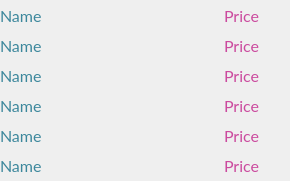
     <widget class="QFrame" name="frame_9">
      <property name="geometry">
       <rect>
        <x>690</x>
        <y>560</y>
        <width>290</width>
        <height>181</height>
       </rect>
      </property>
      <property name="font">
       <font>
        <family>Lato</family>
        <pointsize>12</pointsize>
        <weight>50</weight>
        <italic>false</italic>
        <bold>false</bold>
       </font>
      </property>
      <property name="styleSheet">
       <string notr="true">font: 12pt &quot;Lato&quot;;</string>
      </property>
      <property name="frameShape">
       <enum>QFrame::NoFrame</enum>
      </property>
      <widget class="QFrame" name="frame_28">
       <property name="geometry">
        <rect>
         <x>0</x>
         <y>0</y>
         <width>201</width>
         <height>181</height>
        </rect>
       </property>
       <property name="font">
        <font>
         <family>Lato</family>
         <pointsize>12</pointsize>
         <weight>50</weight>
         <italic>false</italic>
         <bold>false</bold>
        </font>
       </property>
       <property name="styleSheet">
        <string notr="true">color: rgba(60, 135, 156, 1);</string>
       </property>
       <property name="frameShape">
        <enum>QFrame::NoFrame</enum>
       </property>
       <widget class="QLabel" name="name_49">
        <property name="geometry">
         <rect>
          <x>0</x>
          <y>0</y>
          <width>201</width>
          <height>31</height>
         </rect>
        </property>
        <property name="font">
         <font>
          <family>Lato</family>
          <pointsize>12</pointsize>
          <weight>50</weight>
          <italic>false</italic>
          <bold>false</bold>
         </font>
        </property>
        <property name="text">
         <string>Name</string>
        </property>
       </widget>
       <widget class="QLabel" name="name_50">
        <property name="geometry">
         <rect>
          <x>0</x>
          <y>30</y>
          <width>201</width>
          <height>31</height>
         </rect>
        </property>
        <property name="font">
         <font>
          <family>Lato</family>
          <pointsize>12</pointsize>
          <weight>50</weight>
          <italic>false</italic>
          <bold>false</bold>
         </font>
        </property>
        <property name="text">
         <string>Name</string>
        </property>
       </widget>
       <widget class="QLabel" name="name_52">
        <property name="geometry">
         <rect>
          <x>0</x>
          <y>90</y>
          <width>201</width>
          <height>31</height>
         </rect>
        </property>
        <property name="font">
         <font>
          <family>Lato</family>
          <pointsize>12</pointsize>
          <weight>50</weight>
          <italic>false</italic>
          <bold>false</bold>
         </font>
        </property>
        <property name="text">
         <string>Name</string>
        </property>
       </widget>
       <widget class="QLabel" name="name_51">
        <property name="geometry">
         <rect>
          <x>0</x>
          <y>60</y>
          <width>201</width>
          <height>31</height>
         </rect>
        </property>
        <property name="font">
         <font>
          <family>Lato</family>
          <pointsize>12</pointsize>
          <weight>50</weight>
          <italic>false</italic>
          <bold>false</bold>
         </font>
        </property>
        <property name="text">
         <string>Name</string>
        </property>
       </widget>
       <widget class="QLabel" name="name_54">
        <property name="geometry">
         <rect>
          <x>0</x>
          <y>150</y>
          <width>201</width>
          <height>31</height>
         </rect>
        </property>
        <property name="font">
         <font>
          <family>Lato</family>
          <pointsize>12</pointsize>
          <weight>50</weight>
          <italic>false</italic>
          <bold>false</bold>
         </font>
        </property>
        <property name="text">
         <string>Name</string>
        </property>
       </widget>
       <widget class="QLabel" name="name_53">
        <property name="geometry">
         <rect>
          <x>0</x>
          <y>120</y>
          <width>201</width>
          <height>31</height>
         </rect>
        </property>
        <property name="font">
         <font>
          <family>Lato</family>
          <pointsize>12</pointsize>
          <weight>50</weight>
          <italic>false</italic>
          <bold>false</bold>
         </font>
        </property>
        <property name="text">
         <string>Name</string>
        </property>
       </widget>
      </widget>
      <widget class="QFrame" name="frame_29">
       <property name="geometry">
        <rect>
         <x>199</x>
         <y>0</y>
         <width>91</width>
         <height>181</height>
        </rect>
       </property>
       <property name="font">
        <font>
         <family>Lato</family>
         <pointsize>12</pointsize>
         <weight>50</weight>
         <italic>false</italic>
         <bold>false</bold>
        </font>
       </property>
       <property name="layoutDirection">
        <enum>Qt::LeftToRight</enum>
       </property>
       <property name="styleSheet">
        <string notr="true">color: rgba(203, 74, 158, 1);</string>
       </property>
       <property name="frameShape">
        <enum>QFrame::NoFrame</enum>
       </property>
       <widget class="QLabel" name="price_49">
        <property name="geometry">
         <rect>
          <x>0</x>
          <y>0</y>
          <width>60</width>
          <height>31</height>
         </rect>
        </property>
        <property name="font">
         <font>
          <family>Lato</family>
          <pointsize>12</pointsize>
          <weight>50</weight>
          <italic>false</italic>
          <bold>false</bold>
         </font>
        </property>
        <property name="text">
         <string>Price</string>
        </property>
        <property name="alignment">
         <set>Qt::AlignRight|Qt::AlignTrailing|Qt::AlignVCenter</set>
        </property>
       </widget>
       <widget class="QLabel" name="label_183">
        <property name="geometry">
         <rect>
          <x>60</x>
          <y>0</y>
          <width>32</width>
          <height>32</height>
         </rect>
        </property>
        <property name="styleSheet">
         <string notr="true">border-image: url(:/newPrefix/PlatIcon.png);</string>
        </property>
        <property name="text">
         <string/>
        </property>
       </widget>
       <widget class="QLabel" name="label_184">
        <property name="geometry">
         <rect>
          <x>60</x>
          <y>30</y>
          <width>32</width>
          <height>32</height>
         </rect>
        </property>
        <property name="styleSheet">
         <string notr="true">border-image: url(:/newPrefix/PlatIcon.png);</string>
        </property>
        <property name="text">
         <string/>
        </property>
       </widget>
       <widget class="QLabel" name="price_50">
        <property name="geometry">
         <rect>
          <x>0</x>
          <y>30</y>
          <width>60</width>
          <height>31</height>
         </rect>
        </property>
        <property name="font">
         <font>
          <family>Lato</family>
          <pointsize>12</pointsize>
          <weight>50</weight>
          <italic>false</italic>
          <bold>false</bold>
         </font>
        </property>
        <property name="text">
         <string>Price</string>
        </property>
        <property name="alignment">
         <set>Qt::AlignRight|Qt::AlignTrailing|Qt::AlignVCenter</set>
        </property>
       </widget>
       <widget class="QLabel" name="price_52">
        <property name="geometry">
         <rect>
          <x>0</x>
          <y>90</y>
          <width>60</width>
          <height>31</height>
         </rect>
        </property>
        <property name="font">
         <font>
          <family>Lato</family>
          <pointsize>12</pointsize>
          <weight>50</weight>
          <italic>false</italic>
          <bold>false</bold>
         </font>
        </property>
        <property name="text">
         <string>Price</string>
        </property>
        <property name="alignment">
         <set>Qt::AlignRight|Qt::AlignTrailing|Qt::AlignVCenter</set>
        </property>
       </widget>
       <widget class="QLabel" name="label_187">
        <property name="geometry">
         <rect>
          <x>60</x>
          <y>60</y>
          <width>32</width>
          <height>32</height>
         </rect>
        </property>
        <property name="styleSheet">
         <string notr="true">border-image: url(:/newPrefix/PlatIcon.png);</string>
        </property>
        <property name="text">
         <string/>
        </property>
       </widget>
       <widget class="QLabel" name="label_188">
        <property name="geometry">
         <rect>
          <x>60</x>
          <y>90</y>
          <width>32</width>
          <height>32</height>
         </rect>
        </property>
        <property name="styleSheet">
         <string notr="true">border-image: url(:/newPrefix/PlatIcon.png);</string>
        </property>
        <property name="text">
         <string/>
        </property>
       </widget>
       <widget class="QLabel" name="price_51">
        <property name="geometry">
         <rect>
          <x>0</x>
          <y>60</y>
          <width>60</width>
          <height>31</height>
         </rect>
        </property>
        <property name="font">
         <font>
          <family>Lato</family>
          <pointsize>12</pointsize>
          <weight>50</weight>
          <italic>false</italic>
          <bold>false</bold>
         </font>
        </property>
        <property name="text">
         <string>Price</string>
        </property>
        <property name="alignment">
         <set>Qt::AlignRight|Qt::AlignTrailing|Qt::AlignVCenter</set>
        </property>
       </widget>
       <widget class="QLabel" name="price_54">
        <property name="geometry">
         <rect>
          <x>0</x>
          <y>150</y>
          <width>60</width>
          <height>31</height>
         </rect>
        </property>
        <property name="font">
         <font>
          <family>Lato</family>
          <pointsize>12</pointsize>
          <weight>50</weight>
          <italic>false</italic>
          <bold>false</bold>
         </font>
        </property>
        <property name="text">
         <string>Price</string>
        </property>
        <property name="alignment">
         <set>Qt::AlignRight|Qt::AlignTrailing|Qt::AlignVCenter</set>
        </property>
       </widget>
       <widget class="QLabel" name="label_191">
        <property name="geometry">
         <rect>
          <x>60</x>
          <y>120</y>
          <width>32</width>
          <height>32</height>
         </rect>
        </property>
        <property name="styleSheet">
         <string notr="true">border-image: url(:/newPrefix/PlatIcon.png);</string>
        </property>
        <property name="text">
         <string/>
        </property>
       </widget>
       <widget class="QLabel" name="label_192">
        <property name="geometry">
         <rect>
          <x>60</x>
          <y>150</y>
          <width>32</width>
          <height>32</height>
         </rect>
        </property>
        <property name="styleSheet">
         <string notr="true">border-image: url(:/newPrefix/PlatIcon.png);</string>
        </property>
        <property name="text">
         <string/>
        </property>
       </widget>
       <widget class="QLabel" name="price_53">
        <property name="geometry">
         <rect>
          <x>0</x>
          <y>120</y>
          <width>60</width>
          <height>31</height>
         </rect>
        </property>
        <property name="font">
         <font>
          <family>Lato</family>
          <pointsize>12</pointsize>
          <weight>50</weight>
          <italic>false</italic>
          <bold>false</bold>
         </font>
        </property>
        <property name="text">
         <string>Price</string>
        </property>
        <property name="alignment">
         <set>Qt::AlignRight|Qt::AlignTrailing|Qt::AlignVCenter</set>
        </property>
       </widget>
      </widget>
     </widget>
